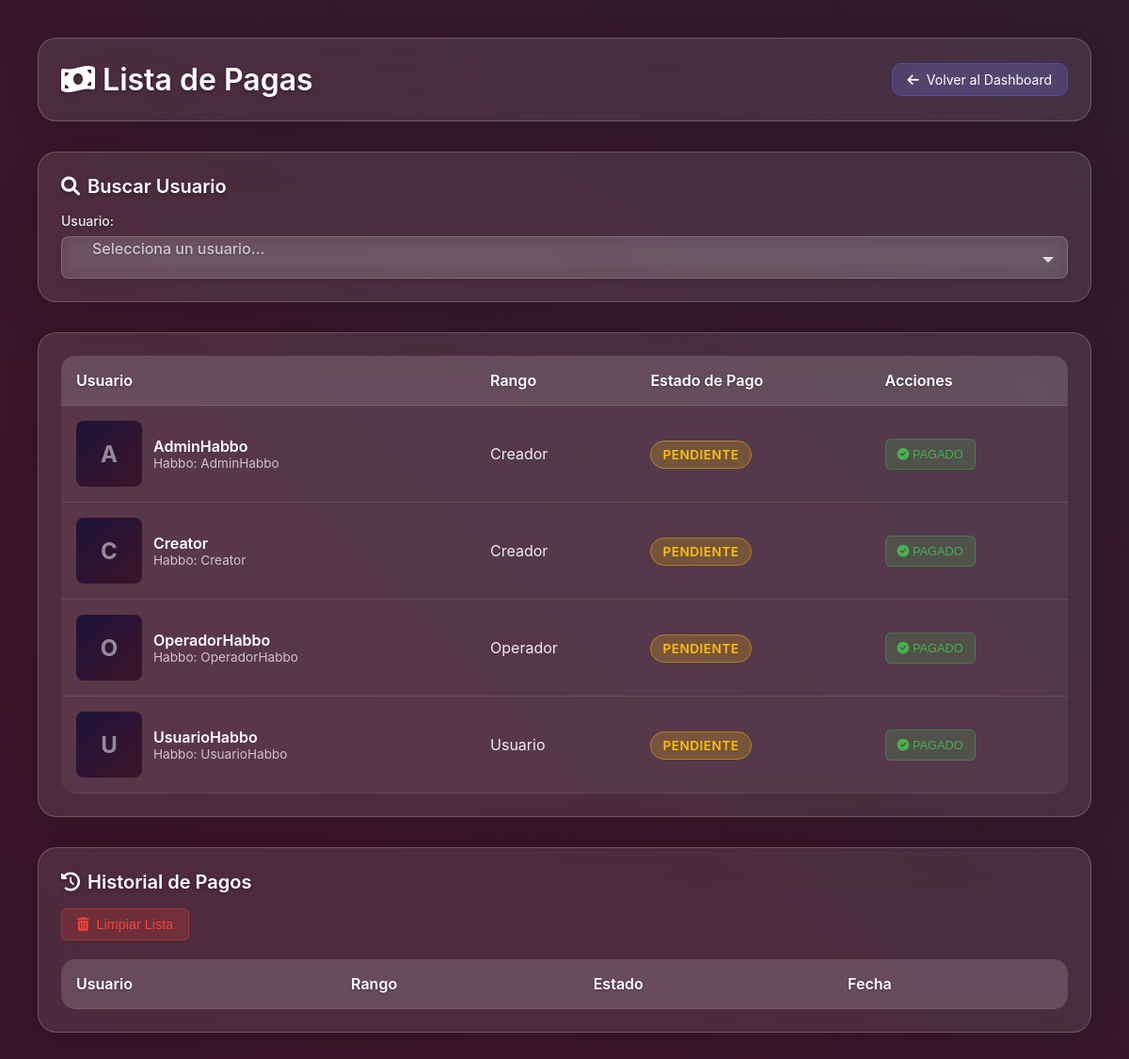
Before: /lista-pagas.php (signed in) with the older database file.
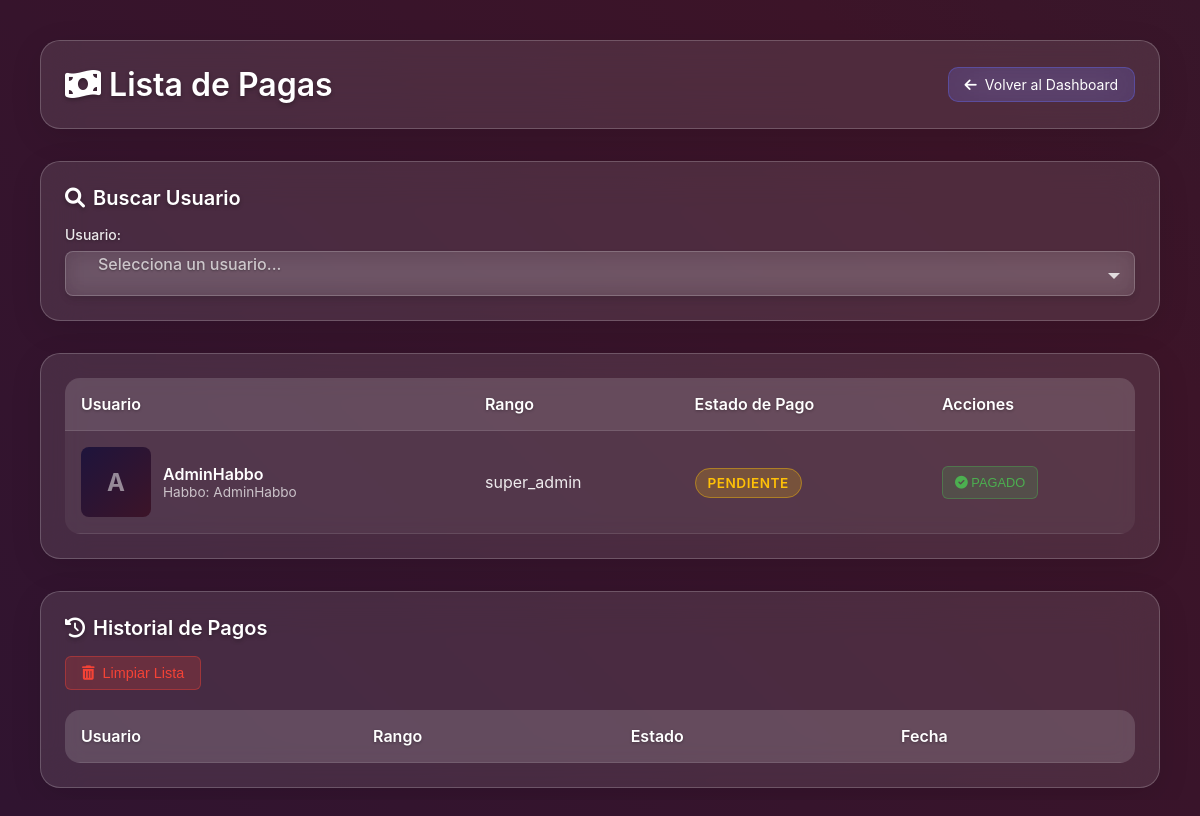
After: the same page with the newer database file.
### tables this page shows
CREATE TABLE IF NOT EXISTS users (
    id INT AUTO_INCREMENT PRIMARY KEY,
    username VARCHAR(50) NOT NULL UNIQUE,
    password VARCHAR(255) NOT NULL,
    role ENUM('super_admin', 'administrador', 'operador', 'usuario') DEFAULT 'usuario',
    habbo_username VARCHAR(50) NOT NULL UNIQUE,
    profile_image VARCHAR(255),
    created_at TIMESTAMP DEFAULT CURRENT_TIMESTAMP,
    updated_at TIMESTAMP DEFAULT CURRENT_TIMESTAMP ON UPDATE CURRENT_TIMESTAMP
);

### lista-pagas.php (the view, shortened to what this page needs)
<?php
include 'config/database.php';
try {
    $pdo->exec("
        CREATE TABLE IF NOT EXISTS payment_history (
            id INT AUTO_INCREMENT PRIMARY KEY,
            user_id INT NOT NULL,
            status ENUM('PAGADO', 'PENDIENTE', 'CANCELADO') NOT NULL DEFAULT 'PENDIENTE',
            amount DECIMAL(10,2) DEFAULT 0.00,
            description TEXT,
            created_at TIMESTAMP DEFAULT CURRENT_TIMESTAMP,
            updated_at TIMESTAMP DEFAULT CURRENT_TIMESTAMP ON UPDATE CURRENT_TIMESTAMP,
            UNIQUE KEY unique_user (user_id),
            FOREIGN KEY (user_id) REFERENCES users(id) ON DELETE CASCADE,
            INDEX idx_user_id (user_id),
            INDEX idx_status (status)
        )
    ");
    $stmt = $pdo->query("
        SELECT
            u.id,
            u.habbo_username as username,
            u.habbo_username,
            u.role,
            COALESCE(ur.display_name, u.role) as rank_name,
            ur.rank_image,
            'PENDIENTE' as payment_status,
            NOW() as payment_updated
        FROM users u
        LEFT JOIN user_ranks ur ON u.role = ur.rank_name
        WHERE NOT EXISTS (
            SELECT 1 FROM payment_history ph
            WHERE ph.user_id = u.id AND ph.status = 'PAGADO'
        )
        ORDER BY u.habbo_username ASC
    ");
    $users = $stmt->fetchAll();
} catch (Exception $e) {
    $stmt = $pdo->query("
        SELECT
            u.id,
            u.habbo_username as username,
            u.habbo_username,
            u.role,
            u.role as rank_name,
            '' as rank_image,
            'PENDIENTE' as payment_status,
            NOW() as payment_updated
        FROM users u
        ORDER BY u.habbo_username ASC
    ");
    $users = $stmt->fetchAll();
    $all_users = [];
}
?>
<!DOCTYPE html>
<html lang="es">
<head>
    <link rel="stylesheet" href="assets/css/styles.css">
    <link rel="stylesheet" href="assets/css/time-manager.css">
    <link rel="stylesheet" href="assets/css/notifications.css">
    <link rel="stylesheet" href="https://cdnjs.cloudflare.com/ajax/libs/font-awesome/6.0.0/css/all.min.css">
    <link href="https://cdnjs.cloudflare.com/ajax/libs/select2/4.1.0-rc.0/css/select2.min.css" rel="stylesheet" />
</head>
<body class="dashboard-body">
    <div class="dashboard-container">
        <div class="dashboard-header">
            <div class="header-content">
                <h1 class="dashboard-title">
                    <i class="fas fa-money-bill-wave"></i>
                    Lista de Pagas
                </h1>
                <div class="header-actions">
                    <a href="dashboard.php" class="back-btn">
                        <i class="fas fa-arrow-left"></i>
                        Volver al Dashboard
                    </a>
                </div>
            </div>
        </div>
        <div class="dashboard-card">
            <div class="card-header">
                <h3 class="card-title">
                    <i class="fas fa-search"></i>
                    Buscar Usuario
                </h3>
            </div>
            <div class="form-group">
                <label for="userSelect">Usuario:</label>
            </div>
        </div>
        <div class="dashboard-card">
            <div class="table-container">
                <table class="sessions-table" id="paymentsTable">
                    <thead>
                        <tr>
                            <th>Usuario</th>
                            <th>Rango</th>
                            <th>Estado de Pago</th>
                            <th>Acciones</th>
                        </tr>
                    </thead>
                    <tbody>
                        <?php foreach ($users as $user): ?>
                            <tr data-user-id="<?php echo $user['id']; ?>" data-username="<?php echo strtolower($user['username']); ?>">
                                <td>
                                    <div class="user-info">
                                        <div class="user-avatar-placeholder" style="display: none;">
                                            <?php echo strtoupper(substr($user['username'], 0, 1)); ?>
                                        </div>
                                        <div class="user-details">
                                            <h4><?php echo htmlspecialchars($user['username']); ?></h4>
                                            <p>Habbo: <?php echo htmlspecialchars($user['username']); ?></p>
                                        </div>
                                    </div>
                                </td>
                                <td><?php echo htmlspecialchars($user['rank_name'] ?? ucfirst($user['role'])); ?></td>
                                <td>
                                    <span class="status-badge status-<?php echo strtolower($user['payment_status']); ?>">
                                        <?php echo $user['payment_status']; ?>
                                    </span>
                                </td>
                                <td>
                                    <div class="action-buttons">
                                        <button class="btn-action btn-pagado" onclick="updatePaymentStatus(<?php echo $user['id']; ?>, 'PAGADO')" data-user-id="<?php echo $user['id']; ?>" data-status="PAGADO">
                                            <i class="fas fa-check-circle"></i> Pagado
                                        </button>
                                    </div>
                                </td>
                            </tr>
                        <?php endforeach; ?>
                    </tbody>
                </table>
            </div>
        </div>
        <div class="dashboard-card">
            <div class="card-header">
                <h3 class="card-title">
                    <i class="fas fa-history"></i>
                    Historial de Pagos
                </h3>
                <div class="history-tabs">
                    <button class="btn-clear-history" onclick="clearCompleteHistory()">
                        <i class="fas fa-trash-alt"></i> Limpiar Lista
                    </button>
                </div>
            </div>
            <div class="table-container history-table-container" id="history-pagado">
                <table class="sessions-table">
                    <thead>
                        <tr>
                            <th>Usuario</th>
                            <th>Rango</th>
                            <th>Estado</th>
                            <th>Fecha</th>
                        </tr>
                    </thead>
                </table>
            </div>
        </div>
    </div>
</body>
</html>

### assets/css/styles.css (style rules this page uses)
* { margin: 0; padding: 0; box-sizing: border-box; }
html, body { height: 100vh; width: 100vw; overflow: hidden; font-family: 'Inter', -apple-system, BlinkMacSystemFont, 'Segoe UI', Roboto, sans-serif; }
body { background: linear-gradient(45deg, rgb(30, 20, 60), rgb(60, 20, 40), rgb(20, 40, 60)); background-size: 400% 400%; animation: gradientShift 20s ease infinite; display: flex; justify-content: center; align-items: center; }
.form-group { display: flex; flex-direction: column; }
.form-group label { color: rgba(255, 255, 255, 0.9); font-size: 0.875rem; font-weight: 500; margin-bottom: 0.5rem; text-shadow: 0 1px 3px rgba(0, 0, 0, 0.3); }
.dashboard-body { overflow-y: auto; overflow-x: hidden; align-items: flex-start; background: linear-gradient(45deg, rgb(30, 20, 60), rgb(60, 20, 40), rgb(20, 40, 60)); background-size: 400% 400%; animation: gradientShift 20s ease infinite; }
.dashboard-container { padding: 2.5rem; max-width: 1200px; width: 100%; margin: 0 auto; }
.dashboard-header { background: rgba(255, 255, 255, 0.1); backdrop-filter: blur(20px); border-radius: 20px; border: 1px solid rgba(255, 255, 255, 0.2); box-shadow: 0 8px 32px rgba(0, 0, 0, 0.1); padding: 1.5rem; margin-bottom: 2rem; }
.header-content { display: flex; justify-content: space-between; align-items: center; flex-wrap: wrap; gap: 1rem; }
.dashboard-title { font-size: 2rem; font-weight: 600; color: #FFFFFF; text-shadow: 0 2px 4px rgba(0, 0, 0, 0.3); }
.user-info { display: flex; align-items: center; gap: 0.75rem; }
.user-details p { color: rgba(255, 255, 255, 0.7); font-size: 0.875rem; }
.dashboard-card { background: rgba(255, 255, 255, 0.1); backdrop-filter: blur(20px); border-radius: 20px; border: 1px solid rgba(255, 255, 255, 0.2); box-shadow: 0 8px 32px rgba(0, 0, 0, 0.1); padding: 1.5rem; }
.card-title { font-size: 1.25rem; font-weight: 600; color: #FFFFFF; margin-bottom: 1rem; text-shadow: 0 2px 4px rgba(0, 0, 0, 0.3); }
.back-btn { background: rgba(99, 102, 241, 0.2); border: 1px solid rgba(99, 102, 241, 0.4); color: #FFFFFF; padding: 0.5rem 1rem; border-radius: 10px; text-decoration: none; backdrop-filter: blur(20px); font-size: 0.875rem; display: flex; align-items: center; gap: 0.5rem; }
.user-info { display: flex; align-items: center; gap: 12px; }
.user-details p { margin: 2px 0 0 0; color: rgba(255, 255, 255, 0.7); font-size: 12px; }

### assets/css/time-manager.css (style rules this page uses)
.dashboard-card + .dashboard-card { margin-top: 2rem; }
.form-group { display: flex; flex-direction: column; }
.form-group label { color: rgba(255, 255, 255, 0.9); font-size: 0.875rem; font-weight: 500; margin-bottom: 0.5rem; text-shadow: 0 1px 3px rgba(0, 0, 0, 0.3); }
.user-info { display: flex; align-items: center; gap: 12px; }
.user-avatar-placeholder { width: 70px; height: 70px; border-radius: 8px; background: linear-gradient(135deg, rgb(30, 20, 60) 0%, rgb(60, 20, 40) 100%); display: flex; align-items: center; justify-content: center; color: rgba(255, 255, 255, 0.5); font-size: 1.5em; font-weight: bold; }
.user-details h4 { margin: 0; font-size: 0.9em; color: white; font-weight: 600; }
.user-details p { margin: 0; font-size: 0.75em; color: rgba(255, 255, 255, 0.7); }
.sessions-table { width: 100%; border-collapse: collapse; background: rgba(255, 255, 255, 0.05); border-radius: 10px; overflow: hidden; }
.sessions-table th, .sessions-table td { padding: 1rem; text-align: left; border-bottom: 1px solid rgba(255, 255, 255, 0.1); }
.sessions-table th { background: rgba(255, 255, 255, 0.1); color: #FFFFFF; font-weight: 600; text-shadow: 0 1px 3px rgba(0, 0, 0, 0.3); }
.sessions-table td { color: rgba(255, 255, 255, 0.9); }
.status-badge { padding: 0.25rem 0.75rem; border-radius: 20px; font-size: 0.75rem; font-weight: 500; text-transform: uppercase; letter-spacing: 0.05em; }
.action-buttons { display: flex; gap: 0.5rem; flex-wrap: wrap; }
.back-btn { background: rgba(99, 102, 241, 0.2); border: 1px solid rgba(99, 102, 241, 0.4); color: #FFFFFF; padding: 0.5rem 1rem; border-radius: 10px; text-decoration: none; font-size: 0.875rem; display: flex; align-items: center; gap: 0.5rem; }
.header-actions { display: flex; align-items: center; gap: 1rem; }
.table-container { overflow-x: auto; }
.card-title { display: flex; align-items: center; gap: 0.5rem; }

Changed rows visible on the page:
removed users: habbo_username "C", habbo_username "Creator", rank_name "Creador", payment_status "PENDIENTE"
removed users: habbo_username "O", habbo_username "OperadorHabbo", rank_name "Operador", payment_status "PENDIENTE"
removed users: habbo_username "U", habbo_username "UsuarioHabbo", rank_name "Usuario", payment_status "PENDIENTE"
computed for users "AdminHabbo": rank_name "Creador" → "super_admin"
